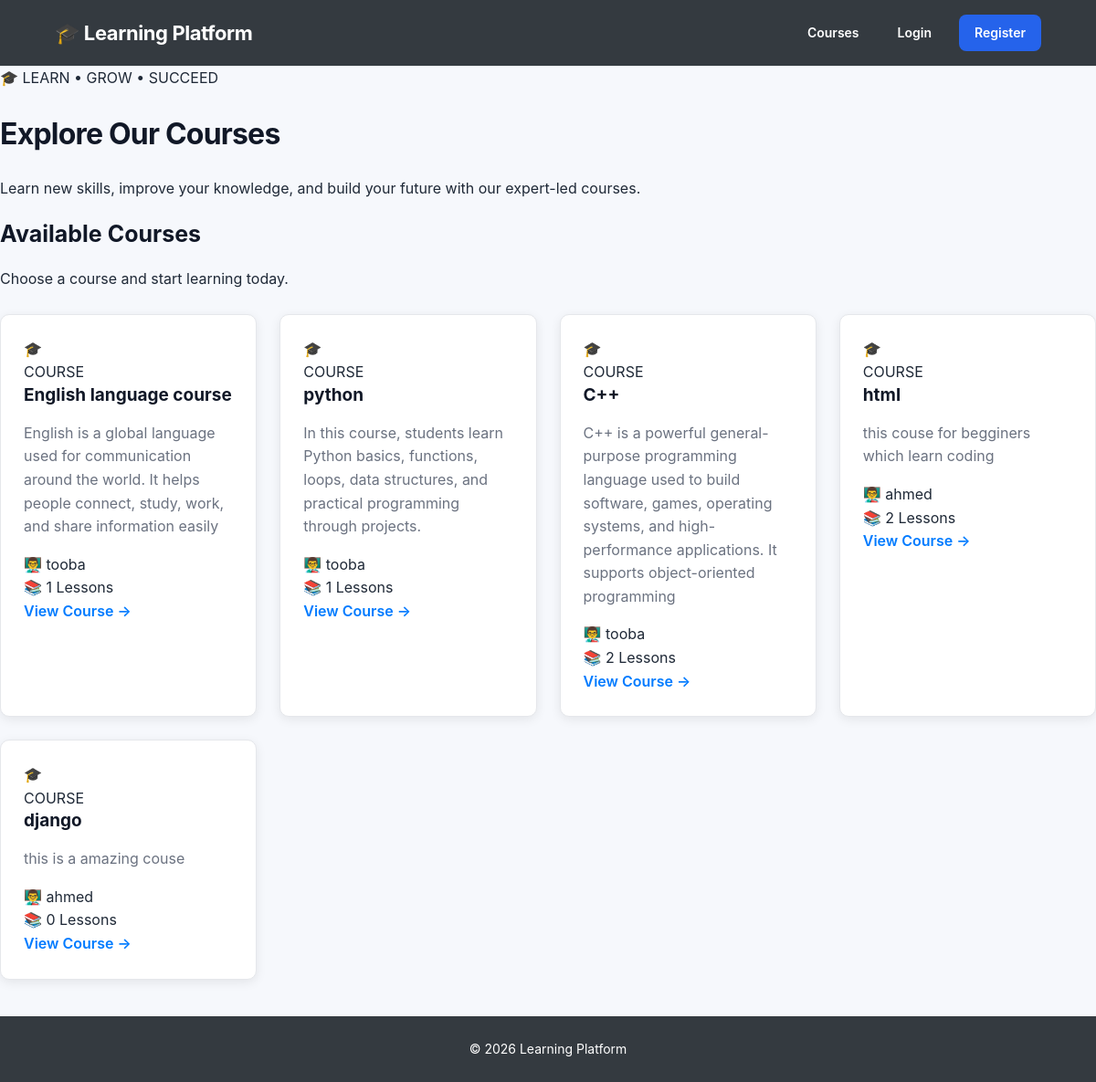
The page / on the database its author committed.
### courses/models.py (models this page shows, shortened)
class Course(models.Model):
    teacher = models.ForeignKey(
        settings.AUTH_USER_MODEL,
        on_delete=models.CASCADE,
        related_name='courses'
    )
    title = models.CharField(max_length=200)
    description = models.TextField()
    created_at = models.DateTimeField(auto_now_add=True)

### accounts/models.py (models this page shows, shortened)
class CustomUser(AbstractUser):
    ROLE_CHOICES = (
        ('teacher', 'Teacher'),
        ('student', 'Student'),
    )
    role = models.CharField(
        max_length=10,
        choices=ROLE_CHOICES,
        default='student'
    )

### courses/views.py (the view)
# urls.py: path('', views.course_list, name='course_list'),
def course_list(request):
    courses = Course.objects.all().order_by('-created_at')
    return render(request, 'courses/course_list.html', {
        'courses': courses
    })

### courses/templates/courses/course_list.html (shortened to what this page needs)
{% extends 'base.html' %}
{% block content %}
<div class="courses-page">
    <section class="courses-hero">
        <div class="courses-hero-content">
            <span class="hero-badge">
                🎓 LEARN • GROW • SUCCEED
            </span>
            <h1>
                Explore Our Courses
            </h1>
            <p>
                Learn new skills, improve your knowledge,
                and build your future with our expert-led courses.
            </p>
        </div>
    </section>
    <div class="courses-container">
        <div class="courses-heading">
            <div>
                <h2>
                    Available Courses
                </h2>
                <p>
                    Choose a course and start learning today.
                </p>
            </div>
        </div>
        <div class="course-grid">
            {% for course in courses %}
                <article class="course-card">
                    <div class="course-image">
                        {% if course.image %}
                            <img src="{{ course.image.url }}"
                                 alt="{{ course.title }}">
                        {% else %}
                            <div class="course-placeholder">
                                🎓
                            </div>
                        {% endif %}
                    </div>
                    <div class="course-content">
                        <span class="course-label">
                            COURSE
                        </span>
                        <h3>
                            {{ course.title }}
                        </h3>
                        <p class="course-description">
                            {{ course.description|truncatewords:25 }}
                        </p>
                        <div class="course-info">
                            <div>
                                👨‍🏫
                                <span>
                                    {{ course.teacher.username }}
                                </span>
                            </div>
                            <div>
                                📚
                                <span>
                                    {{ course.lessons.count }} Lessons
                                </span>
                            </div>
                        </div>
                        <div class="course-card-footer">
                            <a href="{% url 'course_detail' course.id %}"
                               class="view-course-btn">
                                View Course
                                <span>→</span>
                            </a>
                        </div>
                    </div>
                </article>
            {% endfor %}
        </div>
    </div>
</div>
{% endblock content %}

### templates/base.html (shortened to what this page needs)
{% load static %}
<!DOCTYPE html>
<html lang="en">
<head>
    <link rel="stylesheet"
          href="{% static 'css/base.css' %}">
</head>
<body>
    <nav class="navbar">
        <div class="navbar-container">
            <a href="{% url 'course_list' %}"
               class="logo">
                🎓 Learning Platform
            </a>
            <div class="nav-links">
                <a href="{% url 'course_list' %}">
                    Courses
                </a>
                {% if user.is_authenticated %}
                    {% if user.role == 'teacher' %}
                        <a href="{% url 'teacher_dashboard' %}">
                            Teacher Dashboard
                        </a>
                    {% elif user.role == 'student' %}
                        <a href="{% url 'student_dashboard' %}">
                            My Dashboard
                        </a>
                    {% endif %}
                    <span class="welcome">
                        Hi, {{ user.username }}
                    </span>
                    <form method="POST"
                          action="{% url 'logout' %}"
                          class="logout-form">
                        {% csrf_token %}
                        <button type="submit"
                                class="logout-btn">
                            Logout
                        </button>
                    </form>
                {% else %}
                    <a href="{% url 'login' %}">
                        Login
                    </a>
                    <a href="{% url 'register' %}"
                       class="register-btn">
                        Register
                    </a>
                {% endif %}
            </div>
        </div>
    </nav>
    <main>
        {% block content %}
        {% endblock %}
    </main>
    <footer>
        <p>
            © 2026 Learning Platform
        </p>
    </footer>
</body>
</html>

### static/css/base.css (style rules this page uses)
* { box-sizing: border-box; }
html { scroll-behavior: smooth; }
body { margin: 0; font-family: "Inter", "Segoe UI", Arial, sans-serif; background: #f6f8fc; color: #1f2937; line-height: 1.6; }
a { text-decoration: none; }
:root { --primary: #2563eb; --primary-dark: #1d4ed8; --primary-light: #eff6ff; --dark: #111827; --dark-soft: #374151; --text: #374151; --muted: #6b7280; --background: #f6f8fc; --white: #ffffff; --border: #e5e7eb; --success: #16a34a; --danger: #dc2626; --warning: #d97706; --shadow-sm: 0 2px 8px rgba(15, 23, 42, 0.06); --shadow-md: 0 8px 25px rgba(15, 23, 42, 0.08); --shadow-lg: 0 15px 40px rgba(15, 23, 42, 0.10); --radius-sm: 8px; --radius-md: 12px; --radius-lg: 16px; }
.navbar { background: var(--white); border-bottom: 1px solid var(--border); padding: 15px 0; position: sticky; top: 0; z-index: 1000; }
.navbar-container { width: 92%; max-width: 1250px; margin: auto; display: flex; justify-content: space-between; align-items: center; gap: 25px; }
.logo { color: var(--dark); font-size: 21px; font-weight: 800; letter-spacing: -0.4px; white-space: nowrap; }
.nav-links { display: flex; align-items: center; gap: 7px; }
.nav-links a { color: var(--dark-soft); padding: 9px 12px; border-radius: var(--radius-sm); font-size: 14px; font-weight: 600; transition: all 0.2s ease; }
.register-btn { background: var(--primary) !important; color: white !important; padding: 9px 17px !important; border-radius: var(--radius-sm); }
main { min-height: 75vh; }
h1, h2, h3, h4 { color: var(--dark); line-height: 1.3; }
h1 { font-size: 32px; letter-spacing: -0.8px; }
h2 { font-size: 25px; }
h3 { font-size: 19px; }
.course-grid { display: grid; grid-template-columns: repeat(auto-fit, minmax(280px, 1fr)); gap: 24px; margin-top: 25px; }
.course-card { background: var(--white); padding: 24px; border: 1px solid var(--border); border-radius: var(--radius-lg); box-shadow: var(--shadow-sm); transition: transform 0.25s ease, box-shadow 0.25s ease, border-color 0.25s ease; }
.course-card h3 { margin-top: 0; margin-bottom: 10px; }
.course-card p { color: var(--muted); }
.course-card a { color: var(--primary); font-weight: 600; }
footer { margin-top: 60px; padding: 30px 20px; background: var(--dark); color: #9ca3af; text-align: center; }
footer p { margin: 0; font-size: 14px; }
.navbar { background: #343a40; padding: 16px 0; }
.navbar-container { width: 90%; max-width: 1200px; margin: auto; display: flex; justify-content: space-between; align-items: center; }
.logo { color: white; text-decoration: none; font-size: 22px; font-weight: bold; }
.nav-links { display: flex; align-items: center; gap: 18px; }
.nav-links a { color: white; text-decoration: none; }
.register-btn { background: #007bff; padding: 9px 15px; border-radius: 5px; }
footer { text-align: center; padding: 25px; background: #343a40; color: white; margin-top: 40px; }
.course-grid { display: grid; grid-template-columns: repeat( auto-fit, minmax(280px, 1fr) ); gap: 25px; margin-top: 25px; }
.course-card { background: white; padding: 25px; border-radius: 10px; box-shadow: 0 3px 12px rgba(0, 0, 0, 0.08); }
.course-card a { color: #007bff; text-decoration: none; }

### rows shown on the page
Course: title "English language course", description "English is a global language used for communication around the world. It helps people connect, study, work, and share information easily", teacher.username "tooba", lessons.count "1"
Course: title "python", description "In this course, students learn Python basics, functions, loops, data structures, and practical programming through projects.", teacher.username "tooba", lessons.count "1"
Course: title "C++", description "C++ is a powerful general-purpose programming language used to build software, games, operating systems, and high-performance applications. It supports object-oriented programming", teacher.username "tooba", lessons.count "2"
Course: title "html", description "this couse for begginers which learn coding", teacher.username "ahmed", lessons.count "2"
Course: title "django", description "this is a amazing couse", teacher.username "ahmed", lessons.count "0"
